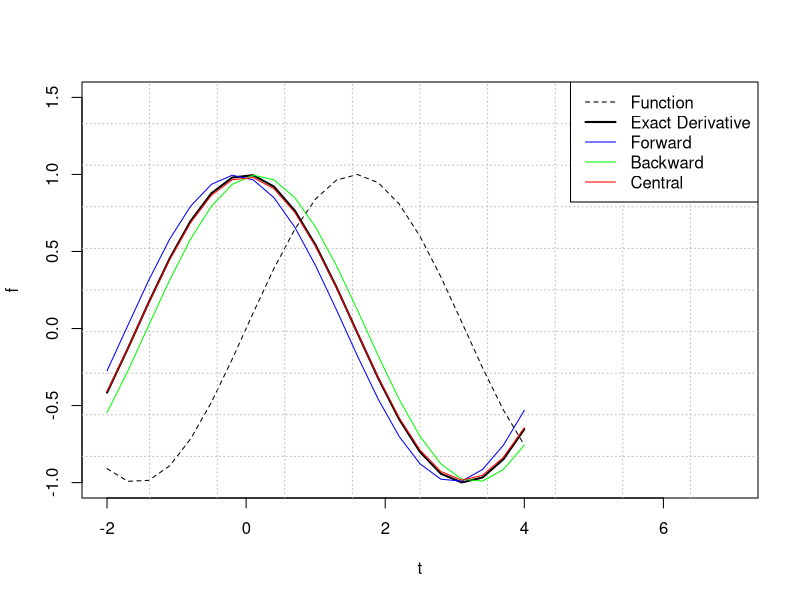

R code for this plot:
## Numerical differentiation using Finite Differences
dt <- .3
t <- seq(from = -2, to = 4, by = dt)
f <- sin(t)

# Exact derivative
dfdt <- cos(t)

# Plotting
plot(t, f, type = "l", col = "black", lty = 2, lwd = 1, xlim = c(-2, 7), ylim = c(-1, 1.5))
grid(10, 10, col = "grey", lwd = 1)

lines(dfdt ~ t, col = "black", lwd = 2, lty = 1)
legend("topright", legend = c("Function", "Exact Derivative"), lty = c(2, 1), lwd = c(1, 2))

# Forward difference scheme
dfdtF <- (sin(t + dt) - sin(t)) / dt

# Backward difference scheme
dfdtB <- (sin(t) - sin(t - dt)) / dt 

# Central difference
dfdtC <- (sin(t + dt) - sin(t - dt)) / (2*dt)

# Plotting
lines(dfdtF ~ t, col = "blue", lwd = 1, lty = 1)   # forward
lines(dfdtB ~ t, col = "green", lwd = 1, lty = 1)  # backward
lines(dfdtC ~ t, col = "red", lwd = 1, lty = 1)    # central

legend("topright", legend = c("Function",
                              "Exact Derivative",
                              "Forward",
                              "Backward",
                              "Central"),
       lty = c(2, 1, 1, 1, 1), lwd = c(1, 2, 1, 1, 1),
       col = c(1, 1, "blue", "green", "red"))

#####
# You can play with the dt value, which by taking the smaller value improves 
# the approximation of the derivative. A relatively large value for dt in the current
# example was specified for illustration purposes. In a more advanced mathematical
# software, e.g. MatLab, one is allowed to zoom in the chart. Thus, it is much easier
# to detect the accuracy of the schemes presented in these lines of code.
